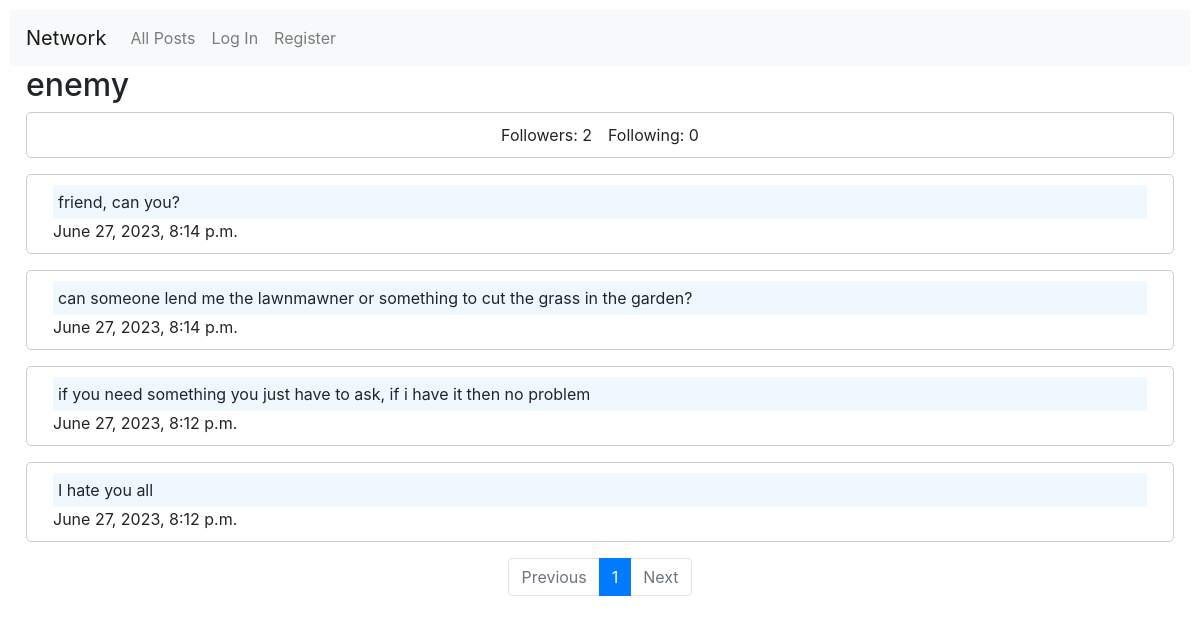
/profile/enemy, run on the app's committed database.
### network/models.py (models this page shows)
class User(AbstractUser):
    pass

class Post(models.Model):
    user = models.ForeignKey(
        User, on_delete=models.CASCADE, default=None, related_name="post"
    )
    created_at = models.DateTimeField(default=timezone.now)
    text = models.TextField(default="")

### network/views.py (the view)
# urls.py: path("profile/<str:username>", views.profile, name="profile"),
def profile(request, username):
    profile_user = User.objects.get(username=username)
    followers = profile_user.following.count()
    followings = profile_user.followers.count()
    posts = Post.objects.filter(user=profile_user).order_by("-created_at")
    is_following = False
    if request.user.is_authenticated:
        profile, created = Profile.objects.get_or_create(user=request.user)
        is_following = profile.following.filter(id=profile_user.id).exists()
    paginator = Paginator(posts, 10)
    page_number = request.GET.get("page")
    page_obj = paginator.get_page(page_number)
    return render(
        request,
        "network/profile.html",
        {
            "profile_user": profile_user,
            "followers": followers,
            "followings": followings,
            "page_obj": page_obj,
            "is_following": is_following,
        },
    )

### network/templates/network/profile.html (shortened to what this page needs)
{% extends "network/layout.html" %}
{% block body %}
<h2 class="ml-3">{{profile_user.username}}</h2>
<div>
    <div class="new-post">
        <div class="d-flex align-items-center flex-column">
            <div class="d-flex">
                <p class="mr-3">Followers: {{followers}}</p>
                <p>Following: {{followings}} </p>
            </div>
        </div>
    </div>
    {% for post in page_obj%}
    <div class="card-body new-post mt-3">
        <p class="card-text ml-3 mr-3 text">{{post.text}}</p>
        <p class="card-text ml-3">{{post.created_at}}</p>
    </div>
    {% endfor %}
    {% include 'network/pagination.html' %}
</div>
{% endblock %}

### network/static/network/styles.css (style rules this page uses)
:root { --blue-main-color: #007bff; }
body { padding: 10px; }
.new-post { border: 1px solid #ccc; padding: 10px; margin: 0 1rem; border-radius: 5px; }
p { margin-bottom: 0; }
.card-text.text { background-color: aliceblue; padding: 5px 5px; }

### data on the page
User: username "enemy"
Post: text "friend, can you?", created_at "June 27, 2023, 8:14 p.m."
Post: text "can someone lend me the lawnmawner or something to cut the grass in the garden?", created_at "June 27, 2023, 8:14 p.m."
Post: text "if you need something you just have to ask, if i have it then no problem", created_at "June 27, 2023, 8:12 p.m."
Post: text "I hate you all", created_at "June 27, 2023, 8:12 p.m."

### other printed values
{{ followers }} "2"
{{ followings }} "0"
{{ i }} "1"
